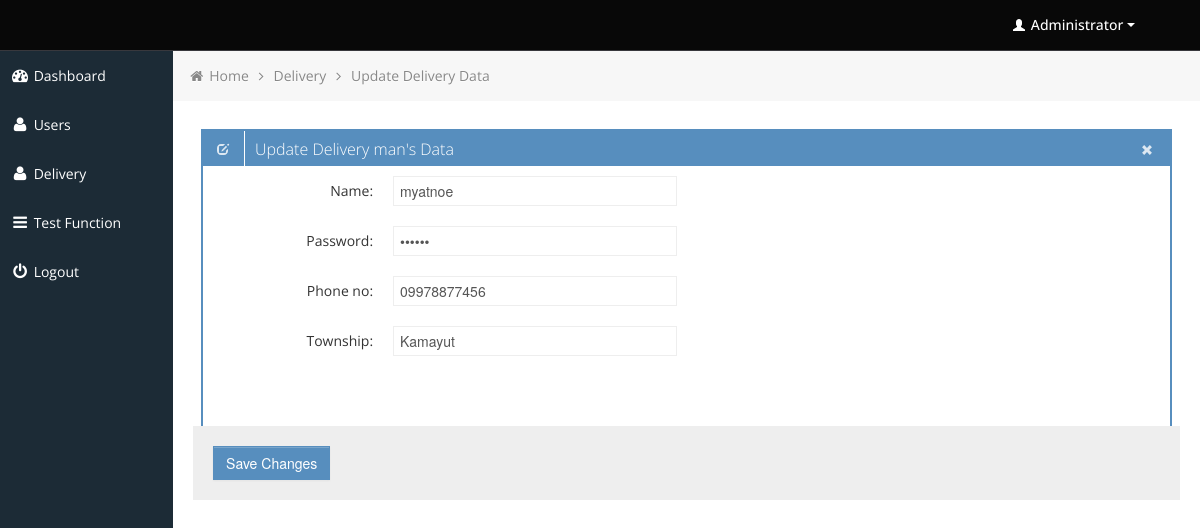
Screenshot of /edit_delivery.php?dID=1 (signed in) with the database file from the repository.
### tables this page shows
CREATE TABLE `delivery` (
  `Id` int(50) NOT NULL,
  `username` varchar(100) NOT NULL,
  `password` varchar(50) NOT NULL,
  `phNumber` varchar(20) NOT NULL,
  `deliTownship` varchar(100) NOT NULL
);

### edit_delivery.php (the view, shortened to what this page needs)
<?php
$deliID = $_GET['dID'];
	include('includes/connection.php');
	$sql ="SELECT * FROM delivery where Id = '$deliID'";
	$result = mysqli_query($connect,$sql);
	while($row = mysqli_fetch_array($result))
	{
	    $user = $row['username'];
	    $pass = $row['password'];
	    $ph = $row['phNumber'];
	    $town = $row['deliTownship'];
	}
?>
			<div class="row-fluid sortable">
				<div class="box span12">
					<div class="box-header" data-original-title>
						<h2><i class="halflings-icon white edit"></i><span class="break"></span>Update Delivery man's Data</h2>
						<div class="box-icon">
							<a href="delivery.php" class="btn-close"><i class="halflings-icon white remove"></i></a>
						</div>
					</div>
					<div class="box-content">
						<form class="form-horizontal" method="post" action="update_delivery.php">
							<fieldset>
							  <div class="control-group">
								<label class="control-label" for="focusedInput">Name:</label>
								<div class="controls">
								  <input class="input-xlarge focused" name="username" id="focusedInput" type="text" placeholder="Username"
								  value="<?php echo $user; ?>">
								</div>
							  </div>
							  <div class="control-group">
								<label class="control-label" for="focusedInput">Password:</label>
								<div class="controls">
								  <input class="input-xlarge focused" name="password" id="focusedInput" type="password" placeholder="Password"
								  value="<?php echo $pass; ?>">
								</div>
							  </div>
							  <div class="control-group">
								<label class="control-label" for="focusedInput">Phone no:</label>
								<div class="controls">
								  <input class="input-xlarge focused" name="phNumber" id="focusedInput" type="text" placeholder="Phone number"
								  value="<?php echo $ph; ?>">
								</div>
							  </div>
							  <div class="control-group">
								<label class="control-label" for="focusedInput">Township:</label>
								<div class="controls">
								  <input class="input-xlarge focused" name="township" id="focusedInput" type="text" placeholder="Township they can deliver"
								  value="<?php echo $town; ?>">
								</div>
							  </div>
							  </div>
							  <div class="form-actions">
								<button type="submit" onclick="return confirmdUpdate()" class="btn btn-primary">Save Changes</button>
							  </div>
					</div>
				</div>
			</div>

### css/style.css (style rules this page uses)
body { background: #F5F5F5; color: #333; border: none; font-family: 'Open Sans', sans-serif; font-weight: 400; }
a { color: #646464; }
h2 { font-size: 16px; line-height: 16px; }
.box { border: 2px solid #578EBE; background: #fff !important; margin-bottom: 28px; }
.box-header { height: 16px; font-size: 16px; line-height: 16px; padding: 10px; background: #578EBE; -webkit-box-shadow: none; -moz-box-shadow: none; box-shadow: none; overflow: hidden; }
.box-header h2 { float:left; margin-top: 0px; font-weight: 300; }
.box-header .box-icon, .box-header h2 { color:#fff; }
.box-header h2 i { margin: 0px 3px 0px 4px; opacity: .8; filter: alpha(opacity=80); -ms-filter:"progid:DXImageTransform.Microsoft.Alpha(Opacity=80)"; }
.box-header .box-icon { float:right; margin-top: 1px; }
.box-header .box-icon i { -webkit-transition: all 0.1s ease-in-out; -moz-transition: all 0.1s ease-in-out; -o-transition: all 0.1s ease-in-out; -ms-transition: all 0.1s ease-in-out; transition: all 0.1s ease-in-out; opacity: .8; filter: alpha(opacity=80); -ms-filter:"progid:DXImageTransform.Microsoft.Alpha(Opacity=80)"; }
.box-header .box-icon a { margin: 0px 5px; }
.box-content { position: relative; z-index: 50; margin-top: -1px; padding: 10px; background: #fff !important; }
.form-actions { padding: 19px 20px 20px; margin: 20px -10px -30px -10px; background-color: #eee; border-top: 1px solid #eee; *zoom: 1; }
.form-actions:before, .form-actions:after { display: table; line-height: 0; content: ""; }
.form-actions:after { clear: both; }
.btn { display: inline-block; padding: 6px 12px; margin-bottom: 0; font-size: 14px; font-weight: 500; line-height: 20px; text-align: center; white-space: nowrap; vertical-align: middle; cursor: pointer; border: 1px solid #a7a9aa; -webkit-border-radius: 0px !important; border-radius: 0px !important; }
.btn { color: #ffffff; background-color: #a7a9aa; border-color: #a7a9aa; background-image: none; filter: none; text-shadow: none; }
.btn-primary { background-color: #578EBE; border-color: #578EBE; }

### css/halflings.css (style rules this page uses)
html, html .halflings { -webkit-font-smoothing: antialiased !important; }
.halflings-icon { display: inline-block; width: 14px; height: 14px; line-height: 14px; vertical-align: text-top; background-image: url(../img/glyphicons_halflings.svg); background-position: 0 0; background-repeat: no-repeat; vertical-align: top; *display: inline; *zoom: 1; *margin-right: .3em; }
.halflings-icon.white { background-image: url(../img/glyphicons_halflings-white.svg); }
.halflings-icon.remove { background-position: -312px 0; }
.halflings-icon.edit { background-position: -96px -72px; }

### rows the page displays
delivery: username "myatnoe", phNumber "09978877456", township "Kamayut"
